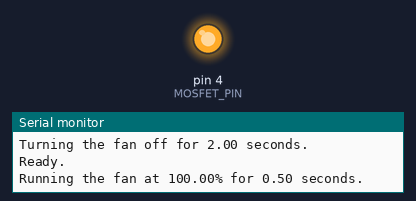
Bench run of a sketch on a simulated Arduino Uno, built with avr-gcc and run on an emulated ATmega328P. Parts: output pins drawn as LEDs (lit = HIGH), the last lines printed to the serial monitor.

Above: at 2.1 s.
At 83.1 s:
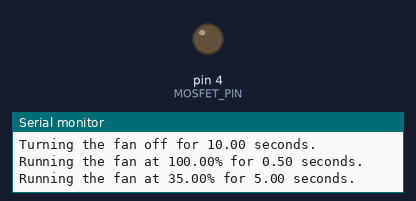
Timing chart, 0 to 104.5 s (numbered marks = the images above):
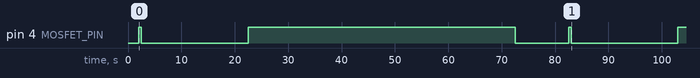

The sketch:

PWM.ino
```cpp
// (licence header left out)
//
// Define the pin on which the MOSFET is connected. The layer cooling fan
// will be connected to D4 (PB4, physical pin 5).
//
#define MOSFET_PIN 4

void setup() {
  //
  // Initialize the serial port.
  //
  Serial.begin(500000);

  //
  // Wait for serial port to connect.
  //
  while (!Serial) {}
  Serial.println("Serial port initialized.");

  //
  // Start with the fan off. Pause for 2 seconds.
  //
  setFan(0, 2);

  //
  // Setup has completed.
  //
  Serial.println("Ready.");
}

void loop() {
  //
  // Kick start the fan for 500ms at 100% speed. Sometimes
  // low PWM values can't get the fan going.
  //
  setFan(1.0, .5);

  //
  // Loop through fan speeds by increments of 5%
  // for 5 seconds at a time.
  //
  for (float speed = .35; speed < 1.01; speed += .05) {
    setFan(speed, 5);
  }

  //
  // Turn the fan off.
  //
  setFan(0, 10);
}

void setFan(float speed, float duration)
{
  if (speed == 0) {
    //
    // Turn the fan off.
    //
    if (duration > 0) {
      Serial.print("Turning the fan off for "); Serial.print(duration); Serial.println(" seconds.");
    }
    else {
      Serial.println("Turning the fan off.");
    }

    analogWrite(MOSFET_PIN, 0);
  }
  else {
    //
    // Turn the fan off.
    //
    Serial.print("Running the fan at "); Serial.print(speed * 100); Serial.print("% for "); Serial.print(duration); Serial.println(" seconds.");
    analogWrite(MOSFET_PIN, (byte)(255 * speed));
  }

  delay(duration * 1000);
}
```

Measured:
- by itself, pin 4 (MOSFET_PIN): goes HIGH 0.50 s, LOW 20.0 s, HIGH 50.0 s, LOW 10.0 s, HIGH 0.50 s, LOW 20.0 s, then HIGH
